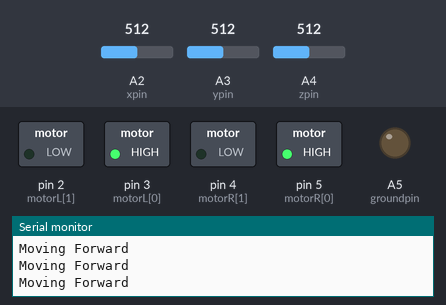
The sketch below on a simulated Arduino Uno, built with avr-gcc and run on an emulated ATmega328P. Shown: switched loads named in the sketch (green lamp = pin HIGH), output pins drawn as LEDs (lit = HIGH), the last lines printed to the serial monitor. The inputs (shaded band) are chosen by the test bench; at power-on: A2 (xpin) = 512, A3 (ypin) = 512, A4 (zpin) = 512. Pins used as bus, display or sensor lines are not drawn.

Above: at 1.2 s.
1.3 s: A2 (xpin) set to 442
4.3 s: A2 (xpin) set to 417
At 4.9 s:
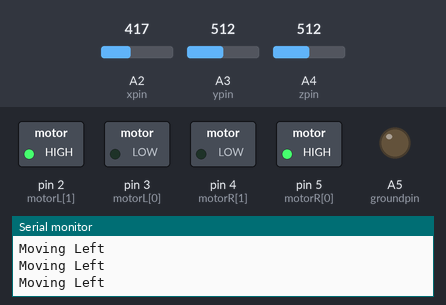
5.8 s: A3 (ypin) set to 444
8.8 s: A3 (ypin) set to 417
At 9.6 s:
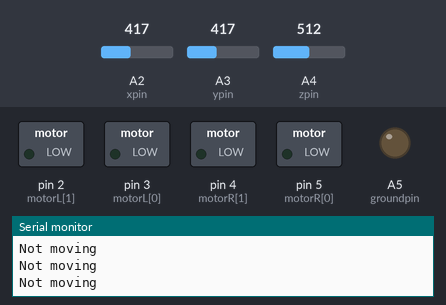
10.3 s: A2 (xpin) set to 346
13.3 s: A2 (xpin) set to 313
At 14.2 s:
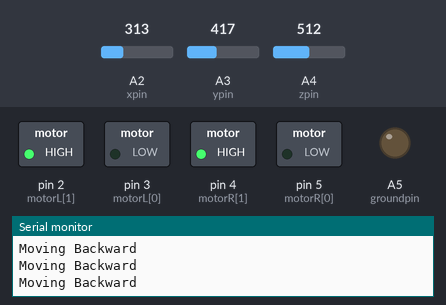
Timing chart, 0 to 15.8 s (numbered marks = the images above; inputs shaded):
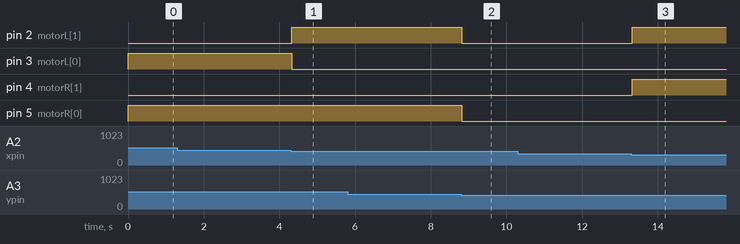

Measured:
- the behaviour switches between 431 and 430 on A2 (xpin) (found by bisection; images 0 and 1)
- the behaviour switches between 431 and 430 on A3 (ypin) (found by bisection; images 1 and 2)
- the behaviour switches between 330 and 329 on A2 (xpin) (found by bisection; images 2 and 3)
- after the input at 4.3 s, pin 2 (motorL[1]): LOW → HIGH at once; pin 3 (motorL[0]): HIGH → LOW at once
- after the input at 8.8 s, pin 2 (motorL[1]), pin 5 (motorR[0]): HIGH → LOW at once
- after the input at 13.3 s, pin 2 (motorL[1]), pin 4 (motorR[1]): LOW → HIGH at once

The sketch:

Gesture_controlled_bot.ino
```cpp
int motorL[]={3,2};
int motorR[]={5,4};
const int zpin = A4;
const int ypin = A3;
const int xpin = A2;
const int powerpin = A1;
const int groundpin = A5;
void setup()
{
    Serial.begin(9600);


    pinMode(2,OUTPUT);
    pinMode(3,OUTPUT);
    pinMode(4,OUTPUT);
    pinMode(5,OUTPUT);

    pinMode(groundpin, OUTPUT);
    pinMode(powerpin, OUTPUT);
    digitalWrite(groundpin, LOW);
    digitalWrite(powerpin, HIGH);

}         //end of void setup
void loop()
{             int x=analogRead(xpin);
              int y=analogRead(ypin);
              int z=analogRead(zpin);
              if(x<330)
              {
              Serial.println("Moving Backward");
              bck();
              }
              else if(x>430)
              {
              Serial.println("Moving Forward");
              fwd();
              }
              else if(y<330)
              {
              Serial.println("Moving Right");
              right();
              }
              else if(y>430)
              {
              Serial.println("Moving Left");
              left();
              }
              else
              {
              Serial.println("Not moving");
              nomove();
              }
}
void fwd()

{
  digitalWrite(motorR[0],HIGH);
  digitalWrite(motorR[1],LOW);
  digitalWrite(motorL[0],HIGH);
  digitalWrite(motorL[1],LOW);

}
void bck()
{
  digitalWrite(motorR[0],LOW);
  digitalWrite(motorR[1],HIGH);
  digitalWrite(motorL[0],LOW);
  digitalWrite(motorL[1],HIGH);

}
void left()
{
  digitalWrite(motorR[0],HIGH);
  digitalWrite(motorR[1],LOW);
  digitalWrite(motorL[0],LOW);
  digitalWrite(motorL[1],HIGH);

}

void right()
{
  digitalWrite(motorR[0],LOW);
  digitalWrite(motorR[1],HIGH);
  digitalWrite(motorL[0],HIGH);
  digitalWrite(motorL[1],LOW);

}

void nomove()
{
  digitalWrite(motorR[0],LOW);
  digitalWrite(motorR[1],LOW);
  digitalWrite(motorL[0],LOW);
  digitalWrite(motorL[1],LOW);
}
```
